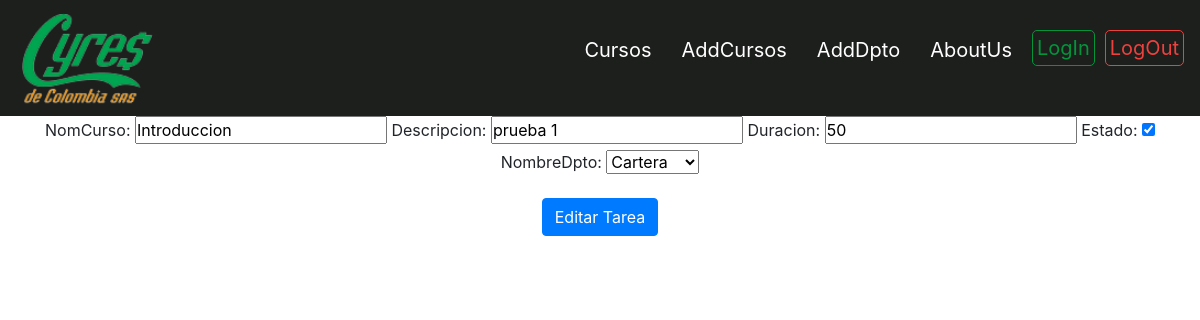
The page /editar/12/ on the database its author committed.
### contenido/models.py (models this page shows, shortened)
class gestionCursos(models.Model):
    nomCurso=models.CharField(max_length=100)
    descripcion=models.CharField(max_length=1000)
    duracion=models.CharField(max_length=3)
    estado=models.BooleanField(default=False)
    nombreDpto=models.ForeignKey(Dpto, on_delete=models.CASCADE, null=False)

class Dpto(models.Model):
    nombreDpto=models.CharField(max_length=100)
    def __str__(self):
        return self.nombreDpto

### contenido/views.py (the view)
# urls.py: path('editar/<int:curso_id>/', views.editar,name="editar"),
def editar(request,curso_id):
    Curso=gestionCursos.objects.get(id=curso_id)
    if request.method=="POST":
        form=agregarCurso(request.POST, instance=Curso)
        if form.is_valid():
            form.save()
        return redirect("home")
    else:
        form=agregarCurso(instance=Curso)
    context={"form":form}
    return render(request,"editar.html",context)

### contenido/forms.py
class agregarCurso(forms.ModelForm):
    class Meta:
        model= gestionCursos
        fields=('nomCurso','descripcion','duracion','estado','nombreDpto')

### contenido/Templates/editar.html (shortened to what this page needs)
{% extends 'layout.html' %}
{% load static %}
{% block content %}
<link rel="stylesheet" type="text/css"  href=" {% static 'css/editar.css' %}">
<link rel="stylesheet" href="https://cdn.jsdelivr.net/npm/bootstrap@4.3.1/dist/css/bootstrap.min.css"
>
<div class="container text-center">
    <form method="post">
        <div class="form-group">
            {{ form }}
        </div>
        <button type="submit" class="btn btn-primary"> Editar Tarea </button>
    </form>
</div>
{% endblock %}

### static/css/layout.css (style rules this page uses)
* { padding: 0; margin: 0; box-sizing: border-box; }
body { margin: 0; padding: 0; color: white; font-family: "Poppins", sans-serif; background-color: #353836; }

### rows shown on the page
gestionCursos: nomCurso "Introduccion", descripcion "prueba 1", duracion "50", estado "☑"
Dpto: nombreDpto "Cartera"
